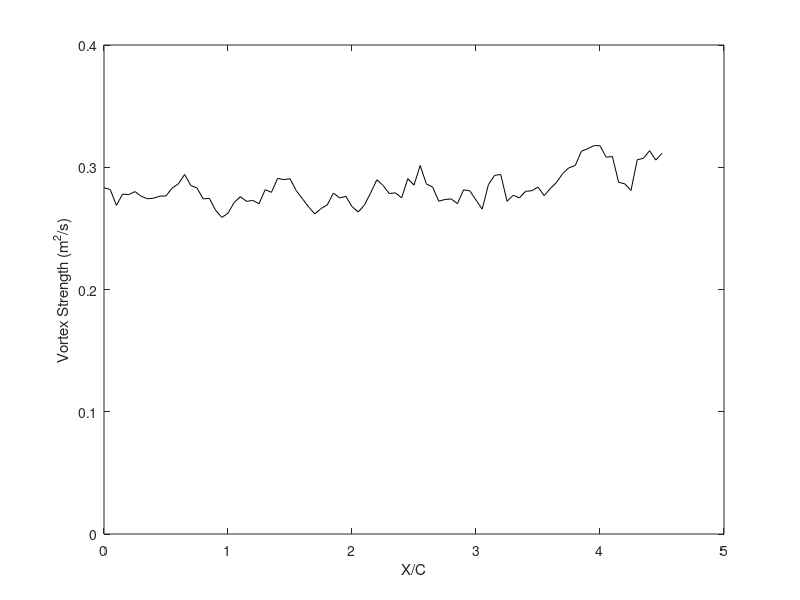

Recreate this plot in MATLAB.
figure;
% [AX,H1,H2] = plotyy(X_over_C,[avg_Gamma_fit_vect; avg_Gamma_box_vect; avg_Gamma_FOV_vect],X_over_C,avg_rcore_fit_vect,'plot');
% ylabel(AX(1),'Vortex Strength (m^2/s)')
% ylabel(AX(2),'Radius (m)')
X_over_C = 0:0.05:4.5;
Gamma_fit_vect = zeros(1,length(X_over_C)+2);
avg_Gamma_fit_vect_closed = zeros(1,length(X_over_C));
for i = 1:length(Gamma_fit_vect)
    Gamma_fit_vect(i) = 0.28;
end
Gamma_fit_vect2 = Gamma_fit_vect.*(1 + 0.05*randn(1,length(Gamma_fit_vect)));

for i = 1:length(Gamma_fit_vect)
    a = i/length(Gamma_fit_vect);
    if a > 0.8
       Gamma_fit_vect3(i) =  Gamma_fit_vect2(i)*(1 + 0.1*a^2);
    else
       Gamma_fit_vect3(i) = Gamma_fit_vect2(i);
    end
        
end

for i = 1:length(X_over_C)
    avg_Gamma_fit_vect_closed(i) = (Gamma_fit_vect3(i+1) + Gamma_fit_vect3(i+2) + Gamma_fit_vect3(i))/3; %+ Gamma_fit_vect(i+4) + Gamma_fit_vect(i+3));
end

plot(X_over_C,avg_Gamma_fit_vect_closed,'k'); %,X_over_C,avg_rcore_fit_vect,'k--');
% legend('Vortex Strength (Parameter Fit)','Vortex Strength (Loop Integral)','Vortex Strength (Field-of-View Integral)','Location','Best'); %'Core Radius'
xlabel('X/C')
ylabel('Vortex Strength (m^2/s)');% Radius (m)')

axis([0 5 0 0.4])